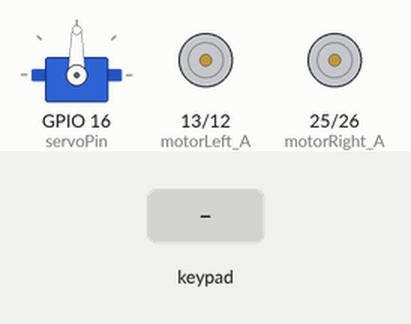
Recording of a sketch running on a simulated ESP32. On the bench: servo, motor-driver pin pairs drawn as motors (green arrow = first pin HIGH = forward, orange = second pin HIGH = backward, longer = more drive). The test bench sets the inputs (shaded band). Nothing arrives over Bluetooth unless stated; what the sketch prints to the serial monitor is not drawn.

Above: at 1.2 s.
1.3 s: key 'U' pressed
At 1.53 s:
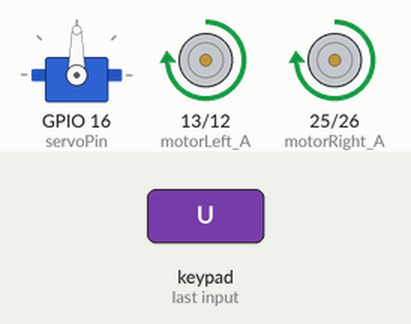
3.2 s: key 'D' pressed
At 3.43 s:
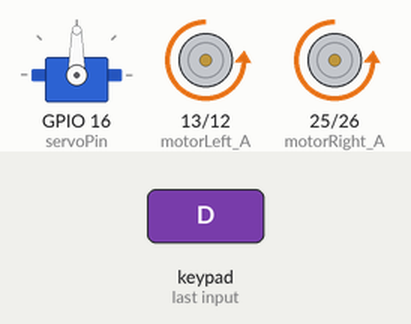
5.1 s: key 'L' pressed
At 5.33 s:
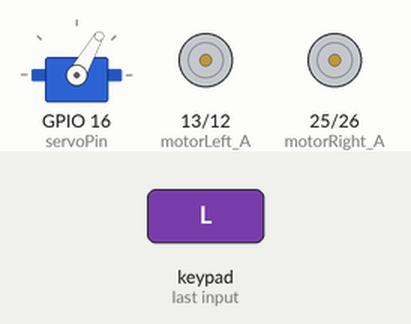
7.0 s: key 'R' pressed
At 7.23 s:
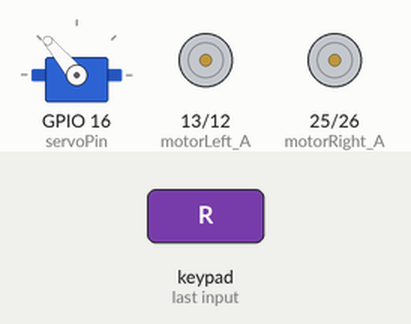
Timing chart, 0 to 9.9 s (numbered marks = the images above; inputs shaded):
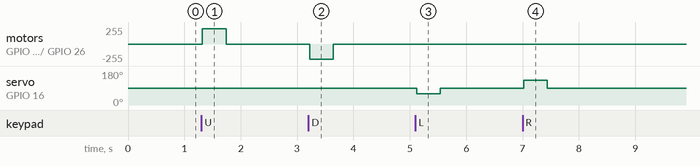

Measured:
- after the input at 1.3 s, motor on GPIO 13 (motorLeft_A) / GPIO 12 (motorLeft_B), motor on GPIO 25 (motorRight_A) / GPIO 26 (motorRight_B): stopped → forward 230/255 at once, → stopped 0.42 s later
- after the input at 3.2 s, motor on GPIO 13 (motorLeft_A) / GPIO 12 (motorLeft_B), motor on GPIO 25 (motorRight_A) / GPIO 26 (motorRight_B): stopped → backward 230/255 at once, → stopped 0.42 s later
- after the input at 5.1 s, servo on GPIO 16 (servoPin): 90° → 60° at once, → 90° 0.42 s later
- after the input at 7.0 s, servo on GPIO 16 (servoPin): 90° → 130° at once, → 90° 0.42 s later

The sketch:

new_eamon_joystick.ino
```cpp
/*********
 Electric (EV) & Autonomous vehicle (AV) module kit
 By FABLab Bangkok
 (Max-speed version)
*********/

#include <Ps3Controller.h>
#include <ESP32Servo.h>
int player = 3;   // Variables for changing ID player from 1 into 3
int battery = 0;  // Variable of battery

// Define channels for each motor
const int motorLeft_A = 13;
const int motorLeft_B = 12;
const int motorRight_A = 25;
const int motorRight_B = 26;

// Variables for left Analog values
int leftX = 0;
int leftY = 0;
int min_lx = -50;
int max_lx = 50;
int min_ly = -10;
int max_ly = 10;

// Variables for right Analog values
int rightX = 0;
int rightY = 0;
int min_rx = -50;
int max_rx = 50;
int min_ry = -10;
int max_ry = 10;

//-----------------------------------------------------------------------------------------
Servo myservo;
int pos = 0;

#if defined(CONFIG_IDF_TARGET_ESP32S2) || defined(CONFIG_IDF_TARGET_ESP32S3)
int servoPin = 17;
#elif defined(CONFIG_IDF_TARGET_ESP32C3)
int servoPin = 7;
#else
int servoPin = 16;
#endif

void setup() {
  Serial.begin(115200);
  Ps3.begin("bb:5a:5a:a0:06:59");
  Serial.println("Ready.");

  pinMode(motorLeft_A, OUTPUT);
  pinMode(motorLeft_B, OUTPUT);
  pinMode(motorRight_A, OUTPUT);
  pinMode(motorRight_B, OUTPUT);

  myservo.setPeriodHertz(50);
  myservo.attach(servoPin, 1000, 2000);
  myservo.write(90);
}

void Forward_L(int speed) {
  analogWrite(motorLeft_A, speed);
  analogWrite(motorLeft_B, 0);
}
void Backward_L(int speed) {
  analogWrite(motorLeft_A, 0);
  analogWrite(motorLeft_B, speed);
}
void Forward_R(int speed) {
  analogWrite(motorRight_A, speed);
  analogWrite(motorRight_B, 0);
}
void Backward_R(int speed) {
  analogWrite(motorRight_A, 0);
  analogWrite(motorRight_B, speed);
}
void Stop_R(int speed) {
  analogWrite(motorRight_A, 0);
  analogWrite(motorRight_B, 0);
}
void Stop_L(int speed) {
  analogWrite(motorLeft_A, 0);
  analogWrite(motorLeft_B, 0);
}

void loop() {
  static uint32_t lastSend = 0;
  static bool wasConnected = false;
  const bool connected = Ps3.isConnected();

  if (connected && !wasConnected) {
    Ps3.setPlayer(player);
    Serial.println("PS3 Connected");
  }
  wasConnected = connected;

  if (Ps3.isConnected() && millis() - lastSend > 50) {
    battery = Ps3.data.status.battery;
    Serial.print("Battery: ");
    if (battery == ps3_status_battery_charging) Serial.println("charging");
    else if (battery == ps3_status_battery_full) Serial.println("FULL");
    else if (battery == ps3_status_battery_high) Serial.println("HIGH");
    else if (battery == ps3_status_battery_low) Serial.println("LOW");
    else if (battery == ps3_status_battery_dying) Serial.println("DYING");
    else if (battery == ps3_status_battery_shutdown) Serial.println("SHUTDOWN");
    else Serial.println("UNDEFINED");

    leftX = Ps3.data.analog.stick.lx;
    leftY = Ps3.data.analog.stick.ly;
    rightX = Ps3.data.analog.stick.rx;
    rightY = Ps3.data.analog.stick.ry;

    Serial.print(leftX); Serial.print(", ");
    Serial.print(leftY); Serial.print(", ");
    Serial.print(rightX); Serial.print(", ");
    Serial.println(rightY);

    if (Ps3.data.button.up) {
      Serial.println("forward");
      Forward_L(230);
      Forward_R(230);
    }
    if (Ps3.data.button.down) {
      Serial.println("backward");
      Backward_L(230);
      Backward_R(230);
    }
    if (Ps3.data.button.left) {
      myservo.write(60);
      Serial.println("left");
    }
    if (Ps3.data.button.right) {
      myservo.write(130);
      Serial.println("right");
    }
    if (Ps3.data.button.select) {
      Serial.println("AI mode");
      Forward_L(0);
      Forward_R(0);
    }

    if (!Ps3.data.button.right && !Ps3.data.button.left && !Ps3.data.button.down && !Ps3.data.button.up) {
      Serial.println("stop");
      myservo.write(90);
      Stop_R(0);
      Stop_L(0);
    }
  }
}
```
